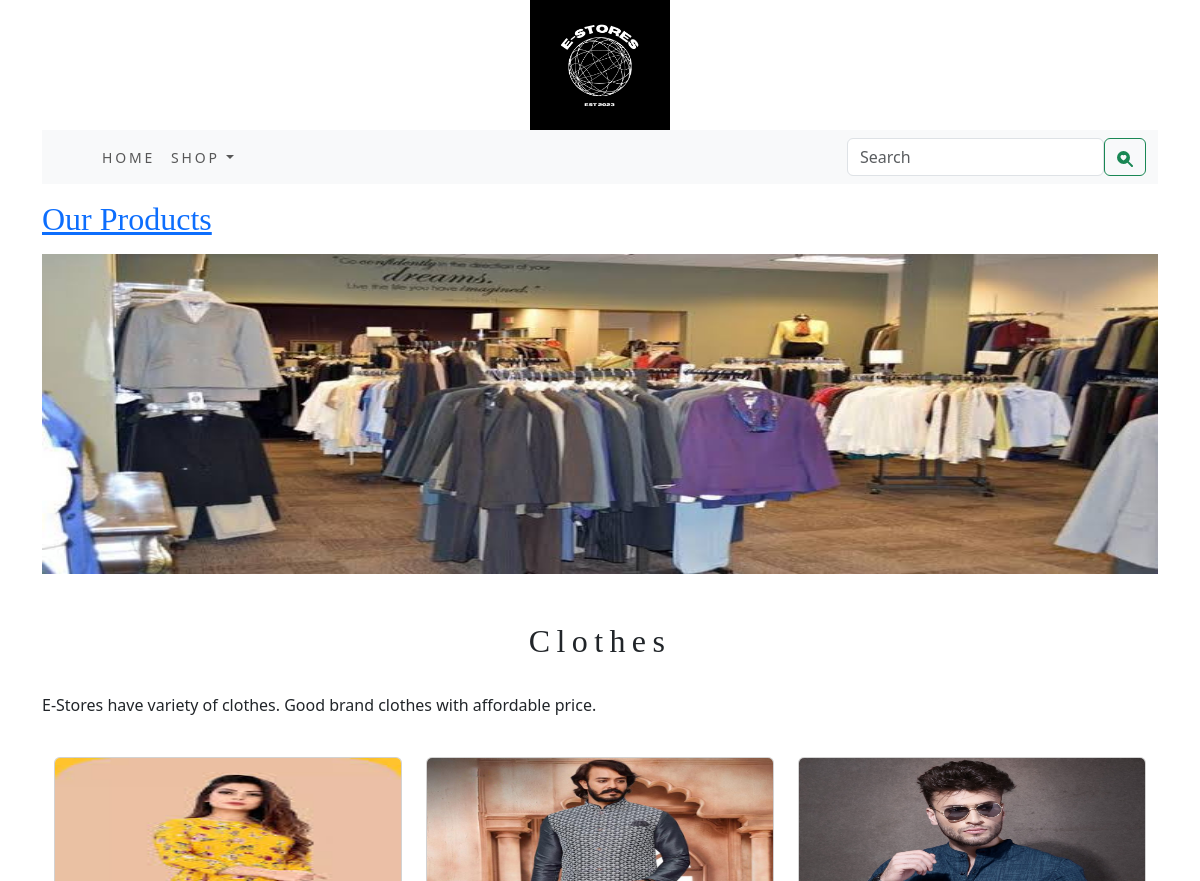
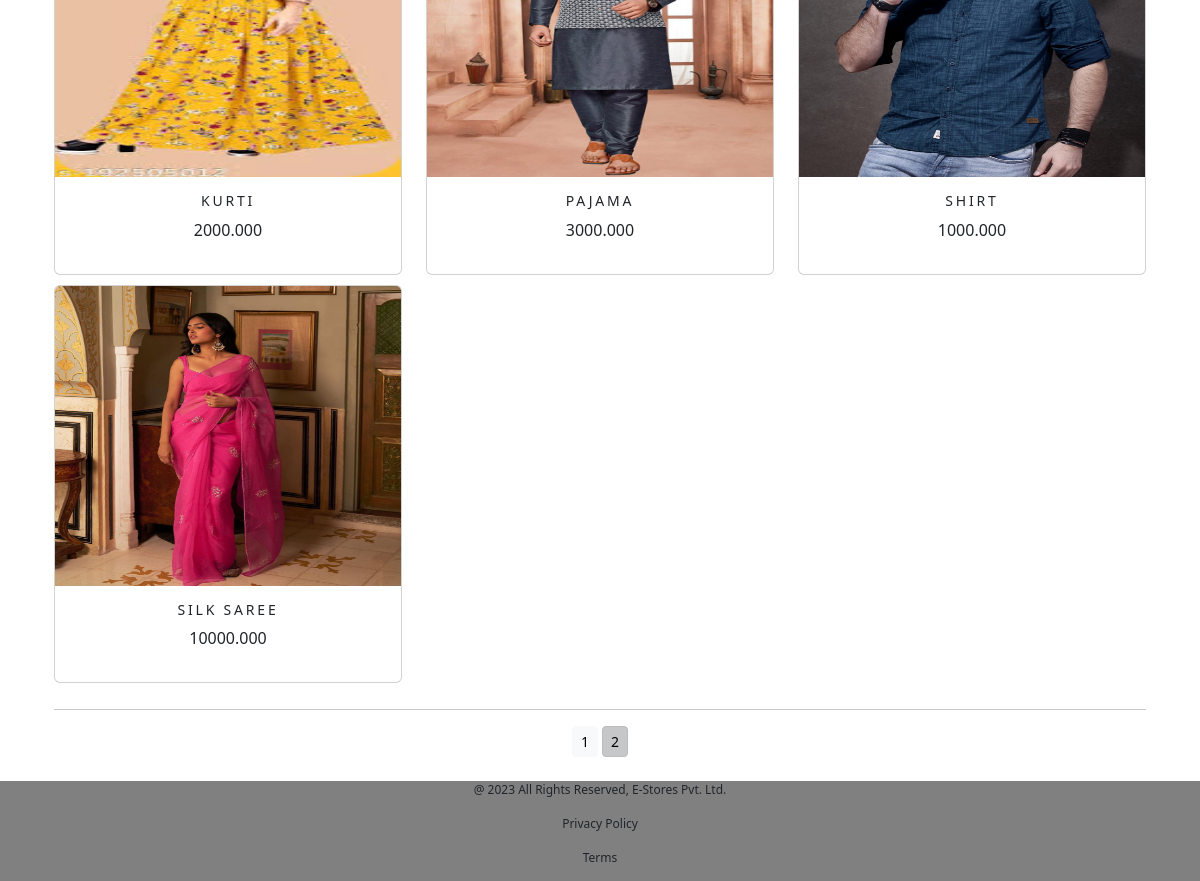
The app's page /Ecomapp/clothes/?page=2 with its own data (2 pictures, top to bottom).
### Ecomapp/models.py (models this page shows, shortened)
class Category(models.Model):
    name = models.CharField(max_length=250,unique=True)
    slug = models.SlugField(max_length=500, unique=True)
    desc = models.TextField(blank=True)
    image = models.ImageField(upload_to='catimages',blank=True)
    class Meta:
        ordering=('name',)
        verbose_name = 'category'
        verbose_name_plural = 'categories'
    def get_url(self):
        return reverse('Ecomapp:productcategory', args=[self.slug])

class Products(models.Model):
    name = models.CharField(max_length=250, unique=True)
    slug = models.SlugField(max_length=250, unique=True)
    desc = models.TextField(blank=True)
    price = models.DecimalField(max_digits=10, decimal_places=3)
    category = models.ForeignKey(Category,on_delete=models.CASCADE)
    image = models.ImageField(upload_to='prodimages',blank=True)
    stock = models.IntegerField()
    avail = models.BooleanField(default=True)
    created = models.DateTimeField(auto_now_add=True)
    updated = models.DateTimeField(auto_now_add=True)
    class Meta:
        ordering = ('name',)
        verbose_name = 'product'
        verbose_name_plural = 'products'
    def get_url(self):
        return reverse('Ecomapp:productdetail', args=[self.category.slug,self.slug])

### Ecomapp/views.py (the view)
# urls.py: path('',views.productcat,name='productcat'),
def productcat(request,c_slug=None):
    c_page = None
    products_list = None
    if c_slug != None:
        c_page = get_object_or_404(Category,slug=c_slug)
        products_list = Products.objects.all().filter(category=c_page,avail=True)
    else:
        products_list = Products.objects.all().filter(avail=True)
    paginator = Paginator(products_list,5)
    try:
        page=int(request.GET.get('page','1'))
    except:
        page=1
    try:
        products = paginator.page(page)
    except(EmptyPage, InvalidPage):
        products = paginator.page(paginator.num_pages)
    return render(request, "cat.html", {'cat': c_page,'prod': products})

### Ecomapp/context_processors.py (called while the page is built)
def menu_links(request):
    links = Category.objects.all()
    return dict(links=links)

### cartapp/context_processors.py (called while the page is built)
def counter(request):
    item_count = 0
    if 'admin' in request.path:
        return {}
    else:
        try:
            cart = Cart.objects.filter(cart_id=_cart_id(request))
            cart_items=Cartitem.objects.all().filter(cart=cart[:1])
            for cart_item in cart_items:
                item_count += cart_item.quantity
        except Cart.DoesNotExist:
            item_count = 0
    return dict(item_count=item_count)

### cartapp/views.py (called while the page is built)
def _cart_id(request):
    cart = request.session.session_key
    if not cart:
        cart = request.session.create()
    return cart

### templates/cat.html (shortened to what this page needs)
{% extends 'base.html' %}
{% load static %}
{% block content %}
    {% if cat %}
       <div>
         <div class="row my_rowclass">
             <div class="mx-auto">
                  <p><a href="{% url 'Ecomapp:productcat' %}"><h1 style="font-size:32px;font-family:Stencil;"> Our Products </h1></a></p>
             </div>
         </div>
       </div>
    {% endif %}
<div class="mx_auto">
  {% if cat %}
       <img class="my-image" src="{{cat.image.url}}" alt="{{cat.name}}" width="100%">
</div>
   <br><br>
<div>
  <h1 class="text-center my-title">{{cat.name}}</h1><br>
  <p class="text-justify">{{cat.desc}}</p> <br>
</div>
 {% endif %}
<div class="container">
  <div class="row mx_auto">
     {%  for product in prod.object_list %}
    <div class="mybottommargin col-9 col-sm-12 col-md-4 col-lg-4">
      <div class="card text-center" style="min-width:18rem;">
        <a href="{{product.get_url}}"><img class="card-img-top" src="{{product.image.url}}" alt="{{product.name}}" width=90px" height="300px"></a>
        <div class="card-body">
          <h4> {{product.name}}</h4>
          <p> {{product.price}}</p>
        </div>
      </div>
    </div>
    {% endfor %}
  </div>
    <div class="mx-auto">
        {% if prod.paginator.num_pages > 1 %}
        <hr>
        <div class="text-center">
            {% for pg in prod.paginator.page_range %}
            <a href="?page={{pg}}" class="btn btn-light btn-sm {% if prod.number == pg %}  active {% endif %}">{{pg}}</a>
            {% endfor %}
        </div>
        {% endif %}
    </div>
    <br>
</div>
{% endblock %}

### static/css/custom.css (style rules this page uses)
.my-image { height:320px; }
.my-title { font-size:32px; text_transform:uppercase; font-family:stencil; letter-spacing:.2em; }
.mybottommargin { margin-bottom:10px; }
.card-body h4 { font-size:14px; text-transform:uppercase; letter-spacing:.2em; }

### records on screen
Category: image (picture), name "Clothes", desc "E-Stores have variety of clothes. Good brand clothes with affordable price."
Products: image (picture), name "KURTI", price "2000.000"
Products: image (picture), name "PAJAMA", price "3000.000"
Products: image (picture), name "SHIRT", price "1000.000"
Products: image (picture), name "SILK SAREE", price "10000.000"

### other values on screen
{{ pg }} "1" "2"
